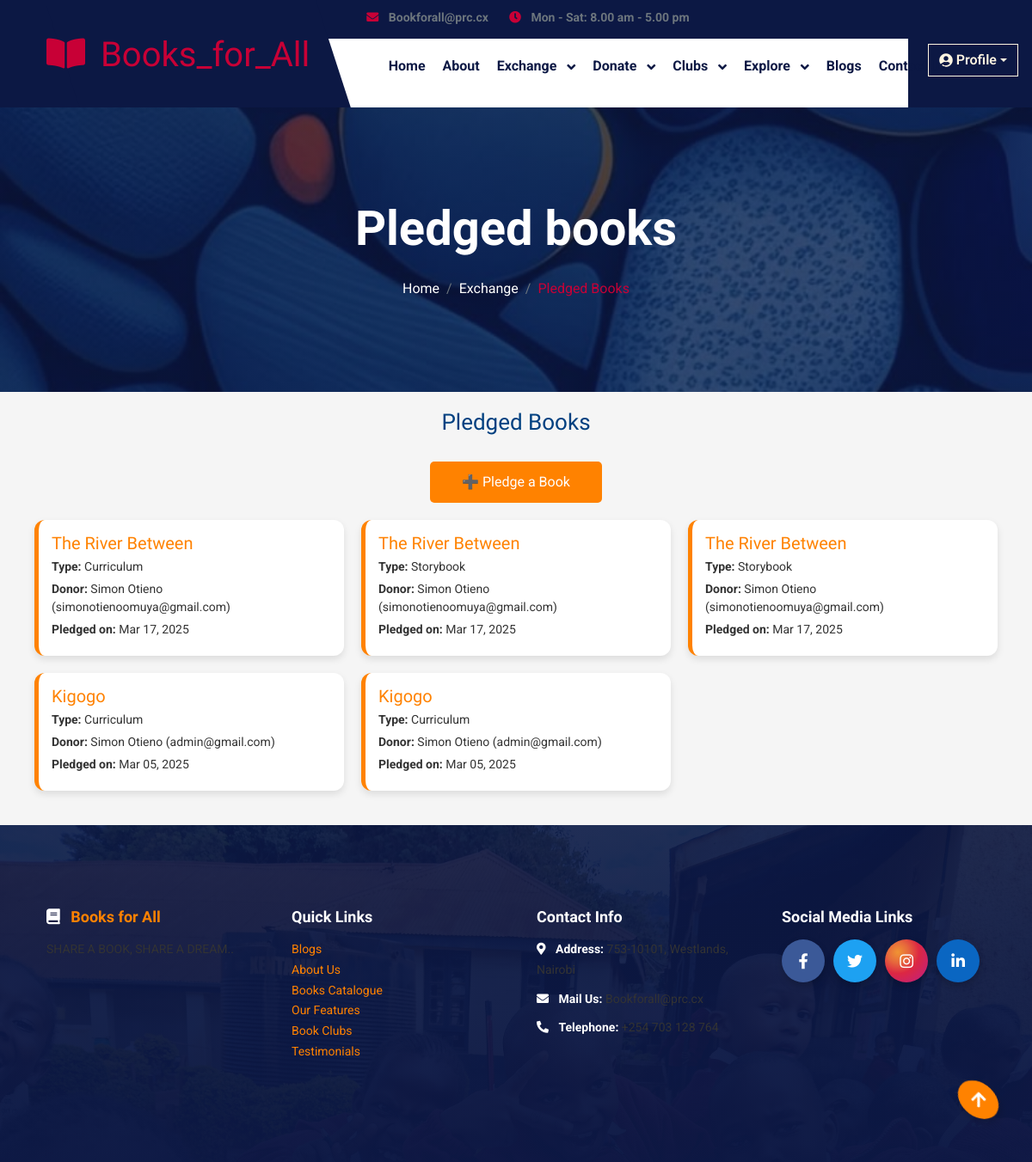
/view_pledged_books/, run on the app's committed database.
### myapp/models.py (models this page shows, shortened)
class PledgedBook(models.Model):
    donor_name = models.CharField(max_length=255)
    donor_email = models.EmailField()
    book_title = models.CharField(max_length=255)
    book_type_choices = [
        ('curriculum', 'Curriculum'),
        ('storybook', 'Storybook'),
        ('general', 'General Reading')
    ]
    book_type = models.CharField(max_length=20, choices=book_type_choices)
    pledge_date = models.DateTimeField(auto_now_add=True)

### myapp/views.py (the view)
# urls.py: path('view_pledged_books/', views.view_pledged_books, name='view_pledged_books'),
def view_pledged_books(request):
    pledged_books = PledgedBook.objects.all().order_by('-pledge_date')
    return render(request, 'view_pledged_books.html', {'pledged_books': pledged_books})

### myapp/templates/view_pledged_books.html (shortened to what this page needs)
{% load static %}
<!DOCTYPE html>
<html lang="en">
<head>
    <link href="https://cdn.jsdelivr.net/npm/bootstrap@5.3.0/dist/css/bootstrap.min.css" rel="stylesheet">
    <link rel="stylesheet" href="https://use.fontawesome.com/releases/v5.15.4/css/all.css"/>
    <link href="https://cdn.jsdelivr.net/npm/bootstrap-icons@1.4.1/font/bootstrap-icons.css" rel="stylesheet">
    <link rel="stylesheet" href="{% static 'lib/animate/animate.min.css' %}"/>
    <link rel="stylesheet" href="{% static 'lib/owlcarousel/assets/owl.carousel.min.css' %}"/>
    <link rel="stylesheet" href="{% static 'css/bootstrap.min.css' %}"/>
    <link rel="stylesheet" href="{% static 'css/style.css' %}"/>
</head>
    <div class="container-fluid header-top">
    <div class="nav-shaps-2"></div>
    <div class="container d-flex align-items-center">
        <div class="d-flex align-items-center h-100">
            <a href="#" class="navbar-brand" style="height: 125px;">
                <h1 class="text-primary mb-0" style="color: #ffffff;">
                    <i class="fas fa-book-open me-2"></i> Books_for_All
                </h1>
            </a>
        </div>
        <div class="w-100 h-100">
            <div class="topbar px-0 py-2 d-none d-lg-block" style="height: 45px;">
                <div class="row gx-0 align-items-center">
                    <div class="col-lg-8 text-center text-lg-center mb-lg-0">
                        <div class="d-flex flex-wrap">
                            <div class="pe-4">
                                <a href="Bookforall@prc.cx" class="text-muted small"
                                    style="color: white; font-weight: bold;">
                                    <i class="fas fa-envelope text-primary me-2" style="color: white"></i>
                                    Bookforall@prc.cx
                                </a>
                            </div>
                            <div class="pe-0">
                                <a href="#" class="text-muted small"
                                    style="color: white; font-weight: bold;">
                                    <i class="fa fa-clock text-primary me-2" style="color: white"></i>
                                    Mon - Sat: 8.00 am - 5.00 pm
                                </a>
                            </div>
                        </div>
                    </div>
                    <div class="col-lg-4 text-center text-lg-end">
                        <div class="d-flex justify-content-end">
                            <div class="d-flex align-items-center pe-3">
                                <div class="position-absolute end-0 me-3" style="padding-top: 100px;">
                                    <div class="dropdown">
                                        <button class="btn btn-outline-light dropdown-toggle d-flex align-items-center"
                                            type="button" id="profileDropdown" data-bs-toggle="dropdown"
                                            aria-expanded="false">
                                            <i class="fas fa-user-circle me-1"></i> Profile
                                        </button>
                                    </div>
                                </div>
                            </div>
                        </div>
                    </div>
                </div>
            </div>
            <div class="nav-bar px-0 py-lg-0" style="height: 80px;">
                <nav class="navbar navbar-expand-lg navbar-light d-flex justify-content-lg-end">
                    <div class="collapse navbar-collapse" id="navbarCollapse">
                        <div class="navbar-nav mx-0 mx-lg-auto">
                            <a href="{% url 'home' %}" class="nav-item nav-link fw-bold text-dark">Home</a>
                            <a href="{% url 'about' %}" class="nav-item nav-link fw-bold text-dark">About</a>
                            <div class="nav-item dropdown">
                                <a href="#" class="nav-link dropdown-toggle fw-bold text-dark" data-bs-toggle="dropdown">
                                    Exchange
                                </a>
                            </div>
                            <div class="nav-item dropdown">
                                <a href="#" class="nav-link dropdown-toggle fw-bold text-dark" data-bs-toggle="dropdown">
                                    Donate
                                </a>
                            </div>
                            <div class="nav-item dropdown">
                                <a href="#" class="nav-link dropdown-toggle fw-bold text-dark" data-bs-toggle="dropdown">
                                    Clubs
                                </a>
                            </div>
                            <div class="nav-item dropdown">
                                <a href="#" class="nav-link dropdown-toggle fw-bold text-dark" data-bs-toggle="dropdown">
                                    Explore
                                </a>
                            </div>
                            <a href="{% url 'blogs' %}" class="nav-item nav-link fw-bold text-dark">Blogs</a>
                            <a href="{% url 'contact' %}" class="nav-item nav-link fw-bold text-dark">Contact Us</a>
                        </div>
                    </div>
                </nav>
            </div>
        </div>
    </div>
</div>
        <div class="container-fluid bg-breadcrumb">
            <div class="container text-center py-5" style="max-width: 900px;">
                <h4 class="text-white display-4 mb-4 wow fadeInDown" data-wow-delay="0.1s">Pledged books</h4>
                <ol class="breadcrumb d-flex justify-content-center mb-0 wow fadeInDown" data-wow-delay="0.3s">
                    <li class="breadcrumb-item"><a href="index.html">Home</a></li>
                    <li class="breadcrumb-item"><a href="#">Exchange</a></li>
                    <li class="breadcrumb-item active text-primary">Pledged Books</li>
                </ol>
            </div>
        </div>
<div class="pledged-books-container">
    <h2>Pledged Books</h2>
    <a href="{% url 'pledge_book' %}"
       style="background-color: #FF8200;
              color: #FFFFFF;
              padding: 12px 20px;
              border: none;
              cursor: pointer;
              text-decoration: none;
              font-size: 16px;
              border-radius: 5px;
              display: block;
              text-align: center;
              width: 200px;
              margin: 30px auto 0;
              transition: background 0.3s ease;
              position: relative;
              z-index: 2;">➕ Pledge a Book</a>
    <div class="book-list">
        {% for book in pledged_books %}
        <div class="book-card">
            <h3>{{ book.book_title }}</h3>
            <p><strong>Type:</strong> {{ book.get_book_type_display }}</p>
            <p><strong>Donor:</strong> {{ book.donor_name }} ({{ book.donor_email }})</p>
            <p><strong>Pledged on:</strong> {{ book.pledge_date|date:"M d, Y" }}</p>
        </div>
        {% empty %}
        <p>No books pledged yet.</p>
        {% endfor %}
    </div>
</div>
<div class="container-fluid footer py-5 wow fadeIn" data-wow-delay="0.2s" style="background-color: #004080; color: #FFFFFF;">
    <div class="container py-5">
        <div class="row g-5">
            <div class="col-md-6 col-lg-6 col-xl-3">
                <div style="margin-bottom: 20px;">
                    <h4 style="color: #FF8200; font-size: 18px; font-weight: bold; margin-bottom: 15px;">
                        <i class="fas fa-book text-white me-2"></i> Books for All
                    </h4>
                    <p style="margin: 0; font-size: 14px; line-height: 1.7;">SHARE A BOOK, SHARE A DREAM..</p>
                </div>
            </div>
            <div class="col-md-6 col-lg-6 col-xl-3">
                <div style="margin-bottom: 20px;">
                    <h4 style="color: #FFFFFF; font-size: 18px; font-weight: bold; margin-bottom: 15px;">Quick Links</h4>
                    <ul style="list-style-type: none; padding: 0; font-size: 14px; line-height: 1.7;">
                        <li><a href="{% url 'blogs' %}" style="color: #FF8200; text-decoration: none;">Blogs</a></li>
                        <li><a href="{% url 'about' %}" style="color: #FF8200; text-decoration: none;">About Us</a></li>
                        <li><a href="{% url 'book_exchange' %}" style="color: #FF8200; text-decoration: none;">Books Catalogue</a></li>
                        <li><a href="{% url 'features' %}" style="color: #FF8200; text-decoration: none;">Our Features</a></li>
                        <li><a href="{% url 'view_book_clubs' %}" style="color: #FF8200; text-decoration: none;">Book Clubs</a></li>
                        <li><a href="{% url 'testimonial' %}" style="color: #FF8200; text-decoration: none;">Testimonials</a></li>
                    </ul>
                </div>
            </div>
            <div class="col-md-6 col-lg-6 col-xl-3">
                <div style="margin-bottom: 20px;">
                    <h4 style="color: #FFFFFF; font-size: 18px; font-weight: bold; margin-bottom: 15px;">Contact Info</h4>
                    <div style="font-size: 14px; line-height: 1.7;">
                        <div style="margin-bottom: 10px;">
                            <i class="fas fa-map-marker-alt text-white me-2"></i>
                            <strong style="color: #FFFFFF;">Address:</strong>
                            <p style="margin: 0; display: inline;">753-10101, Westlands, Nairobi</p>
                        </div>
                        <div style="margin-bottom: 10px;">
                            <i class="fas fa-envelope text-white me-2"></i>
                            <strong style="color: #FFFFFF;">Mail Us:</strong>
                            <p style="margin: 0; display: inline;">Bookforall@prc.cx</p>
                        </div>
                        <div>
                            <i class="fa fa-phone-alt text-white me-2"></i>
                            <strong style="color: #FFFFFF;">Telephone:</strong>
                            <p style="margin: 0; display: inline;">+254 703 128 764</p>
                        </div>
                    </div>
                </div>
            </div>
            <div class="col-md-6 col-lg-6 col-xl-3">
                <div style="margin-bottom: 20px;">
                    <h4 style="color: #FFFFFF; font-size: 18px; font-weight: bold; margin-bottom: 15px;">Social Media Links</h4>
                    <div style="display: flex; gap: 10px; justify-content: start;">
                        <a href="https://facebook.com/bookforall20"
                           style="width: 50px; height: 50px; background-color: #3B5998; color: #FFFFFF; display: flex; align-items: center; justify-content: center; border-radius: 50%; box-shadow: 0 4px 8px rgba(0, 0, 0, 0.2); transition: all 0.3s;">
                            <i class="fab fa-facebook-f" style="font-size: 18px;"></i>
                        </a>
                        <a href="https://x.com/Bookforall20"
                           style="width: 50px; height: 50px; background-color: #1DA1F2; color: #FFFFFF; display: flex; align-items: center; justify-content: center; border-radius: 50%; box-shadow: 0 4px 8px rgba(0, 0, 0, 0.2); transition: all 0.3s;">
                            <i class="fab fa-twitter" style="font-size: 18px;"></i>
                        </a>
                        <a href="https://instagram.com/bookforall20"
                           style="width: 50px; height: 50px; background: radial-gradient(circle at 30% 30%, #F09433, #E6683C, #DC2743, #CC2366, #BC1888); color: #FFFFFF; display: flex; align-items: center; justify-content: center; border-radius: 50%; box-shadow: 0 4px 8px rgba(0, 0, 0, 0.2); transition: all 0.3s;">
                            <i class="fab fa-instagram" style="font-size: 18px;"></i>
                        </a>
                        <a href="https://linkedin.com/bookforall20"
                           style="width: 50px; height: 50px; background-color: #0A66C2; color: #FFFFFF; display: flex; align-items: center; justify-content: center; border-radius: 50%; box-shadow: 0 4px 8px rgba(0, 0, 0, 0.2); transition: all 0.3s;">
                            <i class="fab fa-linkedin-in" style="font-size: 18px;"></i>
                        </a>
                    </div>
                </div>
            </div>
        </div>
    </div>
</div>
<div class="back-to-top" style="position: fixed; bottom: 20px; right: 20px; z-index: 99;">
    <a href="#" class="btn" style="width: 45px; height: 45px; font-size: 20px; background-color: #FF8200; color: #FFFFFF; display: flex; justify-content: center; align-items: center; border-radius: 50%; box-shadow: 0 4px 10px rgba(0, 0, 0, 0.2); transition: all 0.3s;">
        <i class="fa fa-arrow-up"></i>
    </a>
</div>
</body>
</html>

### data on the page
PledgedBook: book_title "The River Between", book_type "Curriculum", donor_name "Simon Otieno", donor_email "simonotienoomuya@gmail.com", pledge_date "Mar 17, 2025"
PledgedBook: book_title "The River Between", book_type "Storybook", donor_name "Simon Otieno", donor_email "simonotienoomuya@gmail.com", pledge_date "Mar 17, 2025"
PledgedBook: book_title "The River Between", book_type "Storybook", donor_name "Simon Otieno", donor_email "simonotienoomuya@gmail.com", pledge_date "Mar 17, 2025"
PledgedBook: book_title "Kigogo", book_type "Curriculum", donor_name "Simon Otieno", donor_email "admin@gmail.com", pledge_date "Mar 05, 2025"
PledgedBook: book_title "Kigogo", book_type "Curriculum", donor_name "Simon Otieno", donor_email "admin@gmail.com", pledge_date "Mar 05, 2025"
